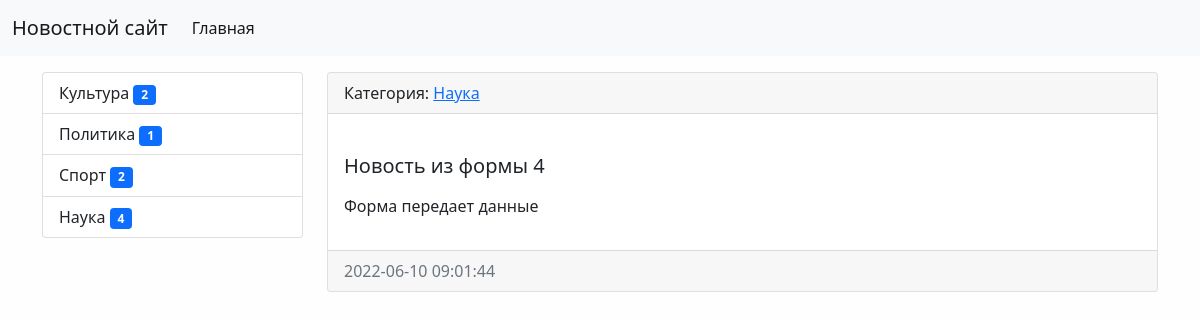
Screenshot of /news/9/ with the database file from the repository.
### news/models.py (models this page shows, shortened)
class Category(models.Model):
    title = models.CharField(max_length=150, db_index=True, verbose_name='Наименование категории')
    def __str__(self):
        return self.title
    def get_absolute_url(self):
        return reverse('category', kwargs={'category_id': self.pk})
    class Meta:
        verbose_name = 'Категория'
        verbose_name_plural = 'Категории'
        ordering = ['title']

class News(models.Model):
    title = models.CharField(max_length=150, verbose_name='Наименование')
    content = models.TextField(blank=True, verbose_name='Контент')
    created_at = models.DateTimeField(auto_now_add=True, verbose_name='Дата публикации')
    updated_at = models.DateTimeField(auto_now=True, verbose_name='Обновлено')
    photo = models.ImageField(upload_to='photos/%Y/%m/%d/', verbose_name='Фото', blank=True)
    is_published = models.BooleanField(default=True, verbose_name='Опубликовано')
    category = models.ForeignKey('Category', on_delete=models.PROTECT, verbose_name='Категория', related_name='get_news')
    views = models.IntegerField(default=0)
    class Meta:
        verbose_name = 'Новость'
        verbose_name_plural = 'Новости'
        ordering = ['-created_at']

### news/views.py (the view)
# urls.py: path('news/<int:pk>/', ViewNews.as_view(), name='view_news'),
class ViewNews(DetailView):
    model = News
    context_object_name = 'news_item'

### news/templatetags/news_tags.py (called while the page is built)
@register.inclusion_tag('news/list_categories.html')
def show_categories(arg1='hello', arg2='world'):
    categories = Category.objects.annotate(cnt=Count('get_news')).filter(cnt__gt=0)
    return {"categories": categories, "arg1": arg1, "arg2": arg2}

### news/templates/news/news_detail.html (shortened to what this page needs)
{% extends 'base.html' %}
{% block sidebar %}
{% include 'inc/_sidebar.html' %}
{% endblock %}
{% block content %}
<div class="card mb-3">
    <div class="card-header">
        Категория: <a href="{{ news_item.category.get_absolute_url }}">{{ news_item.category }}</a>
    </div>
    <div class="card-body">
        <h5 class="card-title">{{ news_item.title }}</h5>
        <p class="card-text">{{ news_item.content|linebreaks }}</p>
    </div>
    <div class="card-footer text-muted">
        {{ news_item.created_at|date:"Y-m-d H:i:s" }}
    </div>
</div>
{% endblock %}

### news/templates/news/list_categories.html
<div class="list-group">
    {% for item in categories %}
        <a href="{{ item.get_absolute_url }}" class="list-group-item list-group-item-action">{{ item.title }}
        <span class="badge bg-primary">{{ item.cnt }}</span></a>
    {% endfor %}
</div>

### mysite/static/css/style.css (style rules this page uses)
body { background-color: #fefefe; }

### rows the page displays
Category: title "Культура", cnt "2"
Category: title "Политика", cnt "1"
Category: title "Спорт", cnt "2"
Category: title "Наука", cnt "4"
News: category "Наука", title "Новость из формы 4", content "Форма передает данные", created_at "2022-06-10 09:01:44"
